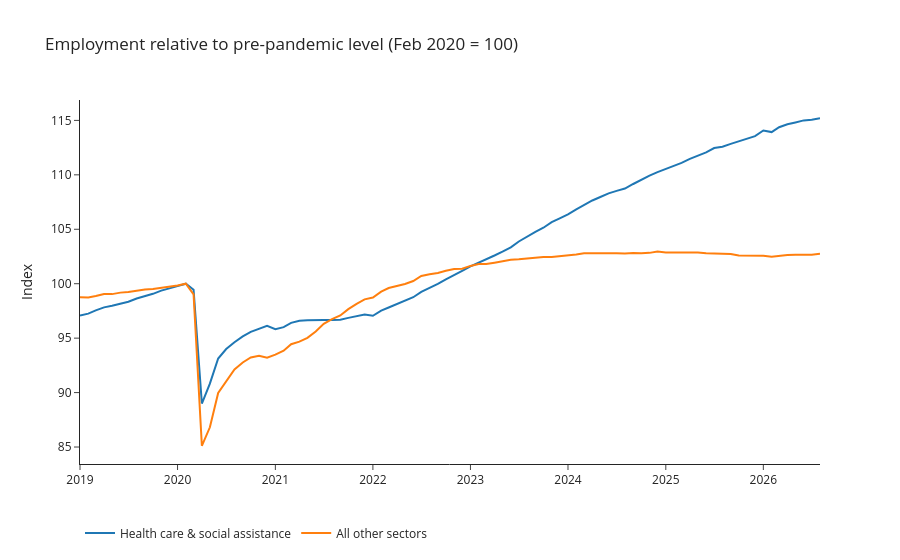

Source (notebook cell):
### Code cell
fig2 = go.Figure()
fig2.add_scatter(x=df.index, y=df["health_idx"], name="Health care & social assistance")
fig2.add_scatter(x=df.index, y=df["other_idx"], name="All other sectors")
fig2.add_hline(y=100, line_dash="dot", line_color="gray")
fig2.update_layout(
    title="Employment relative to pre-pandemic level (Feb 2020 = 100)",
    yaxis_title="Index",
    template="simple_white",
    legend=dict(orientation="h", y=-0.15),
)
fig2.show()
fig2.write_image("../figures/fig2_emp_index.png", scale=2, width=900, height=500)
